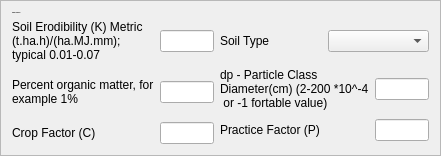
               <widget class="QFrame" name="frame_4">
                <property name="frameShape">
                 <enum>QFrame::StyledPanel</enum>
                </property>
                <property name="frameShadow">
                 <enum>QFrame::Raised</enum>
                </property>
                <layout class="QGridLayout" name="gridLayout_5">
                 <item row="2" column="2">
                  <layout class="QHBoxLayout" name="horizontalLayout_28">
                   <item>
                    <widget class="QLabel" name="label_30">
                     <property name="text">
                      <string>dp - Particle Class 
Diameter(cm) (2-200 *10^-4
 or -1 fortable value)</string>
                     </property>
                    </widget>
                   </item>
                   <item>
                    <widget class="QLineEdit" name="particle_diameter">
                     <property name="maximumSize">
                      <size>
                       <width>54</width>
                       <height>16777215</height>
                      </size>
                     </property>
                     <property name="alignment">
                      <set>Qt::AlignCenter</set>
                     </property>
                    </widget>
                   </item>
                  </layout>
                 </item>
                 <item row="4" column="0" colspan="2">
                  <layout class="QHBoxLayout" name="horizontalLayout_26">
                   <item>
                    <widget class="QLabel" name="label_28">
                     <property name="text">
                      <string>Crop Factor (C)</string>
                     </property>
                    </widget>
                   </item>
                   <item>
                    <widget class="QLineEdit" name="crop_factor">
                     <property name="maximumSize">
                      <size>
                       <width>54</width>
                       <height>16777215</height>
                      </size>
                     </property>
                     <property name="alignment">
                      <set>Qt::AlignCenter</set>
                     </property>
                    </widget>
                   </item>
                  </layout>
                 </item>
                 <item row="3" column="2" rowspan="2">
                  <layout class="QHBoxLayout" name="horizontalLayout_29">
                   <item>
                    <widget class="QLabel" name="label_31">
                     <property name="text">
                      <string>Practice Factor (P)</string>
                     </property>
                    </widget>
                   </item>
                   <item>
                    <widget class="QLineEdit" name="practice_factor">
                     <property name="maximumSize">
                      <size>
                       <width>54</width>
                       <height>16777215</height>
                      </size>
                     </property>
                     <property name="alignment">
                      <set>Qt::AlignCenter</set>
                     </property>
                    </widget>
                   </item>
                  </layout>
                 </item>
                 <item row="2" column="0" rowspan="2" colspan="2">
                  <layout class="QHBoxLayout" name="horizontalLayout_25">
                   <item>
                    <widget class="QLabel" name="label_27">
                     <property name="text">
                      <string>Percent organic matter, for
example 1%</string>
                     </property>
                    </widget>
                   </item>
                   <item>
                    <widget class="QLineEdit" name="organic_matter">
                     <property name="maximumSize">
                      <size>
                       <width>54</width>
                       <height>16777215</height>
                      </size>
                     </property>
                     <property name="alignment">
                      <set>Qt::AlignCenter</set>
                     </property>
                    </widget>
                   </item>
                  </layout>
                 </item>
                 <item row="0" column="0">
                  <widget class="QLabel" name="label_32">
                   <property name="font">
                    <font>
                     <family>Georgia</family>
                     <pointsize>-1</pointsize>
                     <weight>75</weight>
                     <bold>true</bold>
                    </font>
                   </property>
                   <property name="text">
                    <string>Erosion Parameters</string>
                   </property>
                  </widget>
                 </item>
                 <item row="1" column="2">
                  <layout class="QHBoxLayout" name="horizontalLayout_27">
                   <item>
                    <widget class="QLabel" name="label_29">
                     <property name="text">
                      <string>Soil Type</string>
                     </property>
                    </widget>
                   </item>
                   <item>
                    <widget class="QComboBox" name="soil_type">
                     <property name="maximumSize">
                      <size>
                       <width>130</width>
                       <height>16777215</height>
                      </size>
                     </property>
                    </widget>
                   </item>
                  </layout>
                 </item>
                 <item row="1" column="0" colspan="2">
                  <layout class="QHBoxLayout" name="horizontalLayout_24">
                   <item>
                    <widget class="QLabel" name="label_26">
                     <property name="text">
                      <string>Soil Erodibility (K) Metric
(t.ha.h)/(ha.MJ.mm);
typical 0.01-0.07</string>
                     </property>
                    </widget>
                   </item>
                   <item>
                    <widget class="QLineEdit" name="k_factor">
                     <property name="maximumSize">
                      <size>
                       <width>54</width>
                       <height>16777215</height>
                      </size>
                     </property>
                     <property name="alignment">
                      <set>Qt::AlignCenter</set>
                     </property>
                    </widget>
                   </item>
                  </layout>
                 </item>
                </layout>
               </widget>
